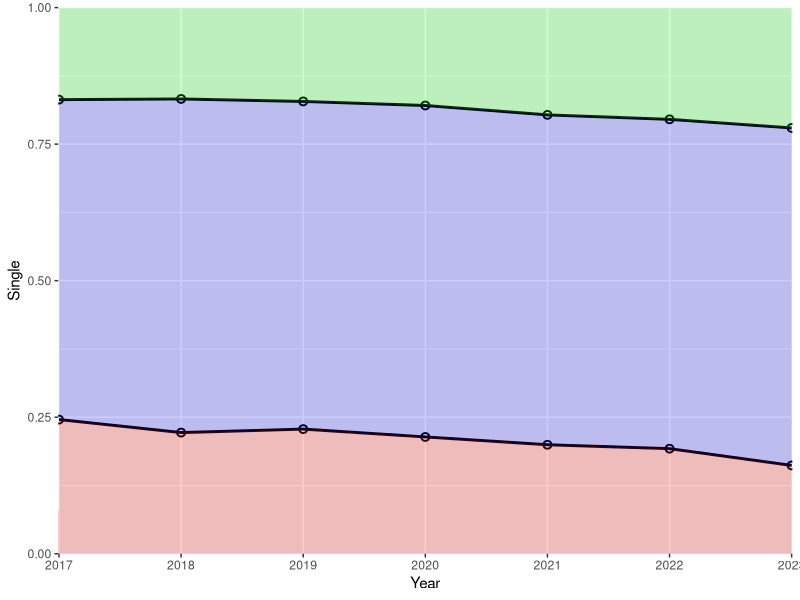

R code for this plot:
df <- readxl::read_xlsx("Pure_data_number_authors.xlsx", 1)
df <- df[df[["Publication category"]] == "Scientific",]
df$Year <- ordered(df$Year)
# df$Single <- df$Total.number.of.authors < 2
df_plot <- do.call(rbind, lapply(levels(df$Year), function(y){
  data.frame(Year = y,
             Single = prop.table(table(df[["Total number of authors"]][df$Year == y] < 2))[2],
             Team = prop.table(table(df[["Total number of authors"]][df$Year == y] > 5))[1]

  )
}))
df_plot$Year = ordered(df_plot$Year)
df_anal <- df
names(df_anal) <- c("Title", "date", "Year", "Authors", "Category")
res_null <- glm(Authors~1, data = df_anal, family = "poisson")
res <- glm(Authors~I(as.integer(Year)), data = df_anal, family = "poisson")
anova(res_null, res, test="Chisq")
coefs <- exp(res$coefficients)
# Annual percent increase in number of authors
(coefs[2]-1)*100


library(ggplot2)
p <- ggplot(df_plot, aes(x = Year, group = 1)) +
  geom_line(aes(y = Single), size = 1) +
  geom_point(aes(y = Single), size = 2, shape = 21, stroke = 1) +
  geom_point(aes(y = Team), size = 2, shape = 21, stroke = 1) +
  geom_line(aes(y = Team), size = 1) +
  geom_area(aes(y = Single), fill = "red", alpha =.2)+
  geom_ribbon(aes(ymin = Single, ymax = Team), fill = "blue", alpha =.2)+
  geom_ribbon(aes(ymin = Team, ymax = 1), fill = "green", alpha =.2)+
  scale_y_continuous(limits = c(0,1), expand = c(0,0))+
  scale_x_discrete(expand = c(0,0))
ggsave("proportion_single_team.png", p, "png")
